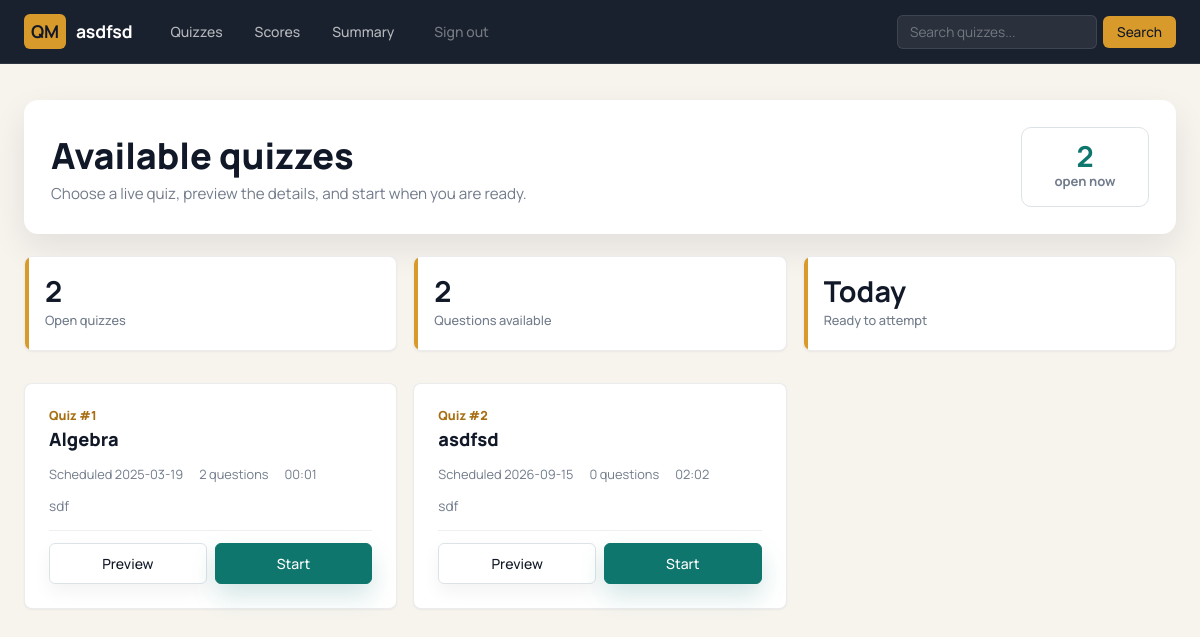
The page /user/asdfsd (signed in) on the database its author committed.
### models/models.py (models this page shows)
class Chapter(db.Model):
    __tablename__ = 'chapter'
    id = db.Column(db.Integer, primary_key=True)
    name = db.Column(db.String, nullable=False)
    description = db.Column(db.Text)
    subject_id = db.Column(db.Integer, db.ForeignKey('subject.id'), nullable=False)
    quizzes = db.relationship('Quiz', backref='chapter', lazy=True)

class Quiz(db.Model):
    __tablename__ = 'quiz'
    id = db.Column(db.Integer, primary_key=True)
    chapter_id = db.Column(db.Integer, db.ForeignKey('chapter.id'), nullable=False)
    date_of_quiz = db.Column(db.Date)
    time_duration = db.Column(db.String)
    remarks = db.Column(db.Text)
    questions = db.relationship('Question', backref='quiz', lazy=True)

### controllers/controllers.py (the view)
@app.route("/user/<name>")
@login_required
def user_dashboard(name):
    today = date.today()
    quizs=get_quiz(today)
    return render_template("user_dashboard.html", name=name,quizs=quizs)

### controllers/controllers.py (called while the page is built)
def login_required(f):
    @wraps(f)
    def decorated_function(*args, **kwargs):
        if "user_id" not in session:
            return redirect(url_for("login"))
        return f(*args, **kwargs)
    return decorated_function

def get_quiz(today):
    quiz = Quiz.query.filter(Quiz.date_of_quiz<=today).all()
    return quiz

### templates/user_dashboard.html (shortened to what this page needs)
<!DOCTYPE html>
<html lang="en">
<head>
    <link rel="stylesheet" href="/static/css/main.css">
</head>
<body>
    {%include 'user_nav.html'%}
    <div class="qm-page">
        {% set total_questions = namespace(value=0) %}
        {% for quiz in quizs or [] %}
            {% set total_questions.value = total_questions.value + (quiz.questions | length) %}
        {% endfor %}
        <div class="qm-dashboard-hero">
            <div class="qm-header">
                <h1>Available quizzes</h1>
                <p class="qm-text-muted">Choose a live quiz, preview the details, and start when you are ready.</p>
            </div>
            <div class="qm-dashboard-pill">
                <span>{{quizs | length if quizs else 0}}</span>
                open now
            </div>
        </div>
        <div class="qm-stats qm-stats--premium">
            <div class="qm-stat">
                <div class="qm-stat__value">{{quizs | length if quizs else 0}}</div>
                <div class="qm-stat__label">Open quizzes</div>
            </div>
            <div class="qm-stat">
                <div class="qm-stat__value">{{total_questions.value}}</div>
                <div class="qm-stat__label">Questions available</div>
            </div>
            <div class="qm-stat">
                <div class="qm-stat__value">Today</div>
                <div class="qm-stat__label">Ready to attempt</div>
            </div>
        </div>
        {%if quizs%}
        <div class="qm-quiz-grid">
            {%for quiz in quizs%}
            {%if quiz.questions | length >= 0 %}
            <div class="qm-quiz-card">
                <div class="qm-quiz-card__title">
                    <span>Quiz #{{quiz.id}}</span>
                    {{quiz.chapter.name}}
                </div>
                <div class="qm-quiz-card__meta">
                    <span>Scheduled {{quiz.date_of_quiz}}</span>
                    <span>{{quiz.questions | length}} questions</span>
                    <span>{{quiz.time_duration}}</span>
                </div>
                {%if quiz.remarks%}
                <p class="qm-text-sm qm-text-muted" style="flex:1">{{quiz.remarks}}</p>
                {% endif %}
                <div class="qm-quiz-card__actions">
                    <a href="/user/view/quiz/{{quiz.id}}/{{name}}" class="qm-btn qm-btn--secondary" style="flex:1">Preview</a>
                    <a href="/user/start/quiz/{{quiz.id}}/{{name}}" class="qm-btn qm-btn--primary" style="flex:1">Start</a>
                </div>
            </div>
            {%endif%}
            {%endfor%}
        </div>
        {%else%}
        <div class="qm-empty">
            <h3>No quizzes available</h3>
            <p>New quizzes will appear here when they become available.</p>
            <a href="/user/{{name}}" class="qm-btn qm-btn--primary">Refresh</a>
        </div>
        {%endif%}
    </div>
</body>
</html>

### templates/user_nav.html (shortened to what this page needs)
<nav class="qm-nav">
    <div class="qm-nav__brand"><span>QM</span> {{name}}</div>
    <ul class="qm-nav__links">
        <li><a href="/user/{{name}}">Quizzes</a></li>
        <li><a href="/user/view/scores/{{name}}">Scores</a></li>
        <li><a href="/user/user_summary/{{name}}">Summary</a></li>
        <li><a href="/logout" class="nav-logout">Sign out</a></li>
    </ul>
    <form class="qm-nav__search" role="search" action="/user/search/{{name}}" method="post">
        <input type="search" name="search" placeholder="Search quizzes..." aria-label="Search" value="{{ request.form.get('search', '') }}">
        <button type="submit">Search</button>
    </form>
</nav>

### rows shown on the page
Chapter: name "asdfsd"
Quiz: id "1", chapter.name "Algebra", date_of_quiz "2025-03-19", questions|length "2", time_duration "00:01", remarks "sdf"
Quiz: id "2", chapter.name "asdfsd", date_of_quiz "2026-09-15", questions|length "0", time_duration "02:02", remarks "sdf"

### other values the page prints
{{ quizs | length if quizs else 0 }} "2"
{{ total_questions.value }} "2"
